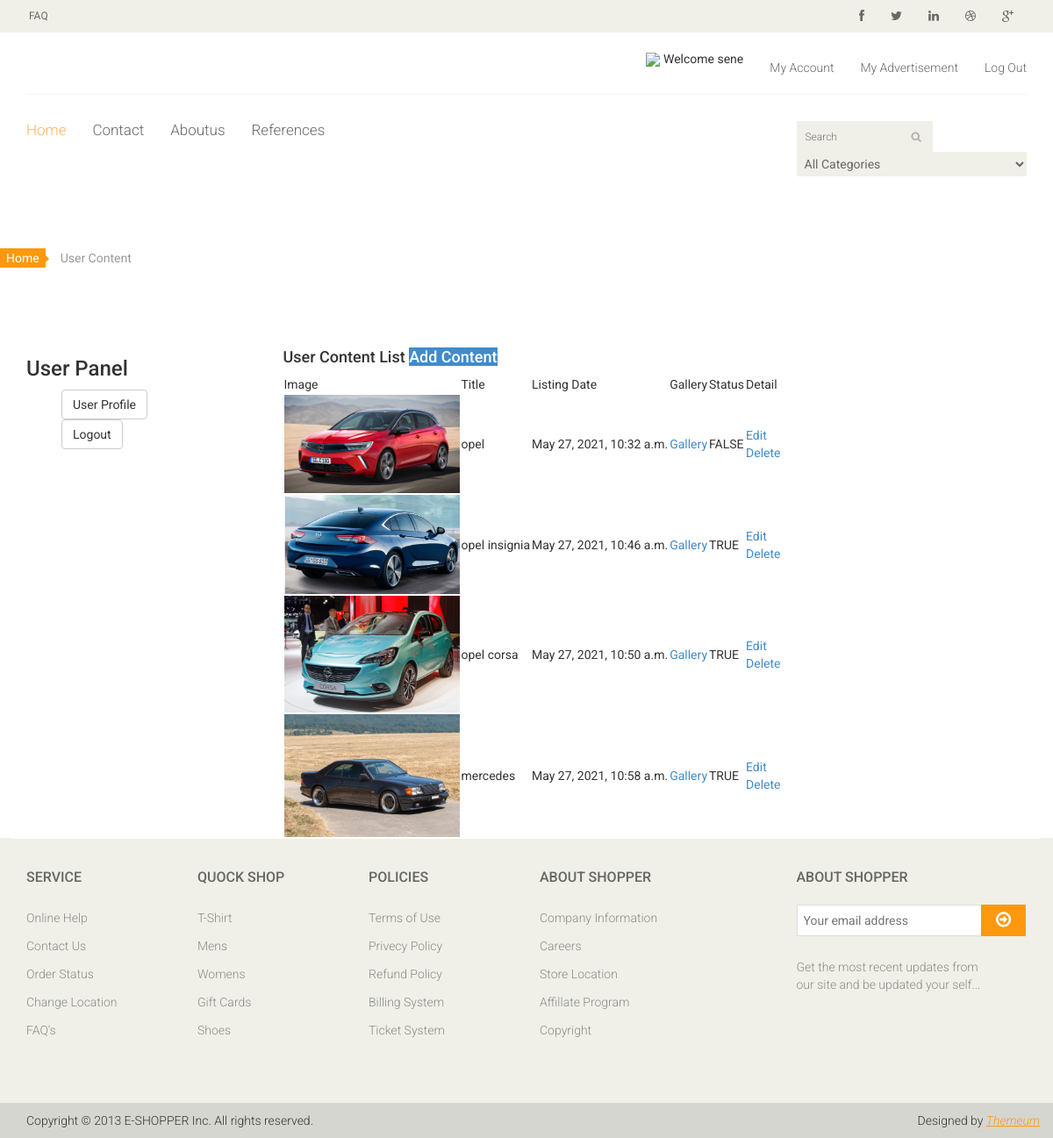
The page /user/contents/ (signed in) on the database its author committed.
### content/models.py (models this page shows, shortened)
class Content(models.Model):
    user=models.ForeignKey(User,on_delete=models.CASCADE,null=True)
    type = models.CharField(max_length=10, choices=TYPE)
    title = models.CharField(max_length=200)
    description = models.CharField(blank=True,max_length=300)
    keywords = models.CharField(blank=True,max_length=255)
    image = models.ImageField(blank=True,upload_to='images/')
    price = models.FloatField()
    year = models.IntegerField()
    fuel = models.CharField(max_length=50)
    motor_power = models.IntegerField()
    engine_capacity = models.IntegerField()
    case_type = models.CharField(max_length=50)
    detail = RichTextUploadingField()
    slug = models.SlugField(null=False, unique=True)
    status = models.CharField(max_length=10,choices=STATUS)
    create_at = models.DateTimeField(auto_now_add=True)
    update_at = models.DateTimeField(auto_now=True)

### user/views.py (the view)
# urls.py: path('contents/', views.contents, name='contents'),
@login_required(login_url='/login')
def contents(request):
    category=Category.objects.all()
    setting = Setting.objects.get(pk=1)
    menu=Menu.objects.all()
    current_user=request.user
    contents=Content.objects.filter(user_id=current_user.id)
    context={
        'category':category,
        'menu':menu,
        'setting': setting,
        'contents':contents,
    }
    return  render(request,'user_content.html',context)

### user/templates/user_content.html (shortened to what this page needs)
{%  extends "homebase.html" %}
{% block content %}
    <div class="breadcrumbs">
				<ol class="breadcrumb">
				  <li><a href="#">Home</a></li>
				  <li class="active">User Content</li>
				</ol>
    </div>
    <div class="section">
        <div class="container">
            <div class="row">
                <div class="col-sm-3">
					{% include "user_panel.html" %}
				</div>
                <div class="col-sm-9">
                    <div>
                        <div class="login-form">
                            <h4 class="title">User Content List <a class="btn-primary" href="/user/addcontent">Add Content</a> </h4>
                        </div>
                    </div>
                    <table>
                            <tr>
                                <td>Image</td>
                                <td>Title</td>
                                <td>Listing Date</td>
                                <td>Gallery</td>
                                <td>Status</td>
                                <td>Detail</td>
                            </tr>
                            {% for rs in contents %}
                            <tr>
                                <td>
                                    <a href="/content/{{ rs.id }}/{{ rs.slug }}">
                                    <img src="{{rs.image.url}}" alt="" width="200"></a>
                                </td>
                                <td> {{rs.title}}</td>
                                <td>{{rs.create_at}}</td>
                                <td><a href="javascript:;" onclick="window.open('/user/contentaddimage/{{ rs.id }}','gallery','height=600,width=800,top=50,left=150')">Gallery</a> </td>
                                <td> {{rs.status}}</td>
                                <td><a href="/user/contentedit/{{rs.id}}">Edit</a><br>
                                <a href="/user/contentdelete/{{rs.id}}" onclick="return confirm('Are you sure you want to delete the content?')">Delete</a>
                                </td>
                            </tr>
                            {% endfor %}
                        </table>
				</div>
            </div>
        </div>
    </div>
{% endblock %}

### home/templates/header.html (shortened to what this page needs)
{% load static %}
{% load mptt_tags %}
<header id="header">
		<div class="header_top">
			<div class="container">
				<div class="row">
					<div class="col-sm-6">
						<div class="contactinfo">
							<ul class="nav nav-pills">
								<li><a href="/faq"> FAQ</a></li>
							</ul>
						</div>
					</div>
					<div class="col-sm-6">
						<div class="social-icons pull-right">
							<ul class="nav navbar-nav">
								<li><a href="#"><i class="fa fa-facebook"></i></a></li>
								<li><a href="#"><i class="fa fa-twitter"></i></a></li>
								<li><a href="#"><i class="fa fa-linkedin"></i></a></li>
								<li><a href="#"><i class="fa fa-dribbble"></i></a></li>
								<li><a href="#"><i class="fa fa-google-plus"></i></a></li>
							</ul>
						</div>
					</div>
				</div>
			</div>
		</div>
		<div class="header-middle">
			<div class="container">
				<div class="row">
					<div class="col-sm-4">
					</div>
					<div class="col-sm-8">
						<div class="shop-menu pull-right">
							<ul class="nav navbar-nav">
                                {% if user.id is not None %}
                                <li class="dropdown"><img src="{{ request.session.userimage }}" style="height: 40px"> Welcome {{ user.first_name }}</a></li>
                                <li><a href="/user"></i> My Account</a></li>
                                <li><a href="/user/contents"></i>My Advertisement</a></li>
                                <li><a href="/logout"></i> Log Out</a></li>
                                {% else %}
								<li><a href="/login"></i> Login</a></li>
                                <li><a href="/signup"></i>Sign Up</a></li>
                                {%  endif %}
							</ul>
						</div>
					</div>
				</div>
			</div>
		</div>
		<div class="header-bottom">
			<div class="container">
				<div class="row">
					<div class="col-sm-9">
						<div class="mainmenu pull-left">
							<ul class="nav navbar-nav collapse navbar-collapse">
								<li><a href="/" class="active">Home</a></li>
								<li><a href="/contact">Contact</a></li>
                                <li><a href="/aboutus">Aboutus</a></li>
                                <li><a href="/references">References</a></li>
							</ul>
						</div>
					</div>
					<div class="col-sm-3">
                             <div class="search_box pull-right">
                                <form action="/search/" method="post">
                                <input id="query" name="query" class="input search-input" type="text" placeholder="Search">
                                {% load mptt_tags %}
                                <select name="catid"  class="input search-categories">
                                    <option value="0">All Categories</option>
                                </select>
                                </form>
                            </div>
					</div>
				</div>
			</div>
		</div>
	</header>

### home/static/css/main.css (style rules this page uses)
body { font-family: 'Roboto', sans-serif; background:; position: relative; font-weight:400px; }
ul li { list-style: none; }
a { -webkit-transition: 300ms; -moz-transition: 300ms; -o-transition: 300ms; transition: 300ms; }
h1, h2, h3, h4, h5, h6 { font-family: 'Roboto', sans-serif; }
.header_top { background: none repeat scroll 0 0 #F0F0E9; }
.contactinfo ul li:first-child { margin-left: -15px; }
.contactinfo ul li a { font-size: 12px; color: #696763; font-family: 'Roboto', sans-serif; }
.social-icons ul li a { border: 0 none; border-radius: 0; color: #696763; padding:0px; }
.social-icons ul li { display:inline-block; }
.social-icons ul li a i { padding: 11px 15px; transition: all 0.9s ease 0s; -moz-transition: all 0.9s ease 0s; -webkit-transition: all 0.9s ease 0s; -o-transition: all 0.9s ease 0s; }
.header-middle .container .row { border-bottom: 1px solid #f5f5f5; margin-left: 0; margin-right: 0; padding-bottom: 20px; padding-top: 20px; }
.header-middle .container .row .col-sm-4 { padding-left: 0; }
.header-middle .container .row .col-sm-8 { padding-right:0; }
.shop-menu ul li { display:inline-block; padding-left: 15px; padding-right: 15px; }
.shop-menu ul li:last-child { padding-right: 0; }
.shop-menu ul li a { background: #FFFFFF; color: #696763; font-family: 'Roboto', sans-serif; font-size: 14px; font-weight: 300; padding:0; padding-right: 0; margin-top: 10px; }
.header-bottom { padding-bottom: 30px; padding-top: 30px; }
.navbar-collapse.collapse { padding-left: 0; }
.mainmenu ul li { padding-right: 15px; padding-left: 15px; }
.mainmenu ul li:first-child { padding-left: 0px; }
.mainmenu ul li a { color: #696763; font-family: 'Roboto', sans-serif; font-size: 17px; font-weight: 300; padding: 0; padding-bottom: 10px; }
.mainmenu ul li a:hover, .mainmenu ul li a.active, .shop-menu ul li a.active { background:none; color:#fdb45e; }
.search_box input { background: #F0F0E9; border: medium none; color: #B2B2B2; font-family: 'roboto'; font-size: 12px; font-weight: 300; height: 35px; outline: medium none; padding-left: 10px; width: 155px; background-image: url(../images/home/searchicon.png); background-repeat: no-repeat; background-position: 130px; }
.breadcrumbs { position: relative; }
.breadcrumbs .breadcrumb { background:transparent; margin-bottom: 75px; padding-left: 0; }
.breadcrumbs .breadcrumb li a { background:#FE980F; color: #FFFFFF; padding: 3px 7px; }
.breadcrumbs .breadcrumb li a:after { content:""; height:auto; width: auto; border-width: 8px; border-style: solid; border-color:transparent transparent transparent #FE980F; position: absolute; top: 11px; left:48px; }
.breadcrumbs .breadcrumb > li + li:before { content: " "; }
.user_info input, select, textarea { background: #F0F0E9; border:0; color: #696763; padding: 5px; width: 100%; border-radius: 0; resize: none }

### rows shown on the page
Content: image (picture), title "opel", create_at "May 27, 2021, 10:32 a.m.", status "FALSE"
Content: image (picture), title "opel insignia", create_at "May 27, 2021, 10:46 a.m.", status "TRUE"
Content: image (picture), title "opel corsa", create_at "May 27, 2021, 10:50 a.m.", status "TRUE"
Content: image (picture), title "mercedes", create_at "May 27, 2021, 10:58 a.m.", status "TRUE"

### other values the page prints
{{ user.first_name }} "sene"
